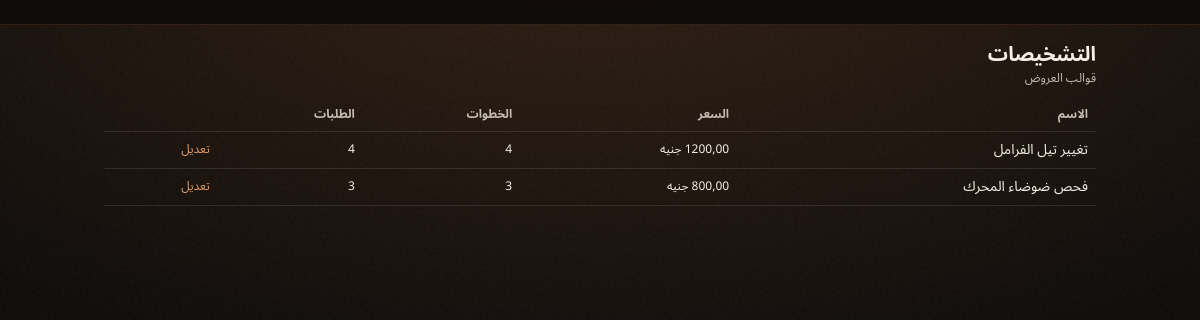
/k/diagnostics/ (signed in), run on an earlier commit of the app's database.
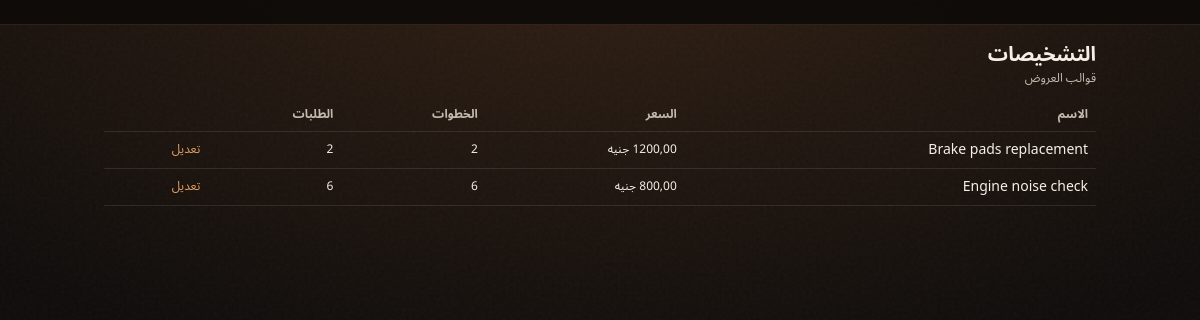
And on a later commit of the database.
### catalog/models.py (models this page shows, shortened)
class Diagnostic(models.Model):
    title_ar = models.CharField(max_length=200)
    title_en = models.CharField(max_length=200)
    price = models.DecimalField(max_digits=10, decimal_places=2, help_text='Price in EGP')
    created_at = models.DateTimeField(auto_now_add=True)
    updated_at = models.DateTimeField(auto_now=True)
    class Meta:
        ordering = ['title_ar']
    @property
    def localized_title(self) -> str:
        return localized_field(self, 'title')

### catalog/kareem_views.py (the view)
# urls.py: path('diagnostics/', kareem_diagnostics_list, name='kareem-diagnostics-list'),
@staff_required
def kareem_diagnostics_list(request):
    diagnostics = Diagnostic.objects.annotate(
        step_count=Count('steps'),
        order_count=Count('orders'),
    ).order_by('title_ar')
    return render(
        request,
        'mechanic/diagnostics_list.html',
        {
            'nav_active': 'diagnostics',
            'diagnostics': diagnostics,
        },
    )

### accounts/context_processors.py (called while the page is built)
def customer_session(request):
    return {'session_customer': get_customer(request)}

### accounts/customer_session.py (called while the page is built)
def get_customer(request) -> Customer | None:
    customer_id = request.session.get(SESSION_KEY)
    if not customer_id:
        return None
    return Customer.objects.filter(pk=customer_id).first()

### catalog/i18n.py (called while the page is built)
def localized_field(obj, field: str) -> str:
    lang = (get_language() or 'ar').split('-')[0]
    primary = f'{field}_ar' if lang == 'ar' else f'{field}_en'
    fallback = f'{field}_en' if lang == 'ar' else f'{field}_ar'
    value = getattr(obj, primary, '') or ''
    if value:
        return value
    return getattr(obj, fallback, '') or ''

### jobs/kareem_views.py (called while the page is built)
def staff_required(view_func):
    @wraps(view_func)
    @login_required(login_url='/k/login/')
    def wrapper(request, *args, **kwargs):
        if not request.user.is_staff:
            return redirect('kareem-login')
        return view_func(request, *args, **kwargs)
    return wrapper

### templates/mechanic/diagnostics_list.html (shortened to what this page needs)
{% extends "mechanic/base.html" %}
{% load i18n %}
{% block mechanic_content %}
<c-page-card>
  <div class="flex items-center justify-between gap-2">
    <div>
      <h1 class="text-xl font-extrabold text-paper">{% trans "Diagnostics" %}</h1>
      <p class="mt-0.5 text-xs text-paper-muted">{% trans "Quote templates" %}</p>
    </div>
  </div>
  {% if diagnostics %}
    <div class="mt-3 hidden overflow-x-auto md:block">
      <table class="w-full border-collapse text-sm">
        <thead>
          <tr class="border-b border-white/10 text-xs text-paper-muted">
            <th class="px-2 py-2 text-start">{% trans "Name" %}</th>
            <th class="px-2 py-2 text-start">{% trans "Price" %}</th>
            <th class="px-2 py-2 text-start">{% trans "Steps" %}</th>
            <th class="px-2 py-2 text-start">{% trans "Requests" %}</th>
            <th class="px-2 py-2"></th>
          </tr>
        </thead>
        <tbody>
          {% for diagnostic in diagnostics %}
            <tr class="border-b border-white/10 hover:bg-copper/5">
              <td class="px-2 py-2">{{ diagnostic.localized_title }}</td>
              <td class="px-2 py-2 text-xs"><bdi dir="ltr">{{ diagnostic.price }}</bdi> {% trans "EGP" %}</td>
              <td class="px-2 py-2 text-xs">{{ diagnostic.step_count }}</td>
              <td class="px-2 py-2 text-xs">{{ diagnostic.order_count }}</td>
              <td class="px-2 py-2 text-xs">
                <a href="{% url 'kareem-diagnostic-edit' diagnostic_id=diagnostic.pk %}" class="text-copper-bright no-underline">{% trans "Edit" %}</a>
              </td>
            </tr>
          {% endfor %}
        </tbody>
      </table>
    </div>
  {% else %}
    <p class="mt-3 text-sm text-paper-muted">{% trans "No diagnostics." %}</p>
  {% endif %}
</c-page-card>
{% endblock %}

What changed in the data, as far as the page shows it:
changed Diagnostic: localized_title "تغيير تيل الفرامل" → "Brake pads replacement"; step_count "4" → "2"; order_count "4" → "2"
changed Diagnostic: localized_title "فحص ضوضاء المحرك" → "Engine noise check"; step_count "3" → "6"; order_count "3" → "6"
